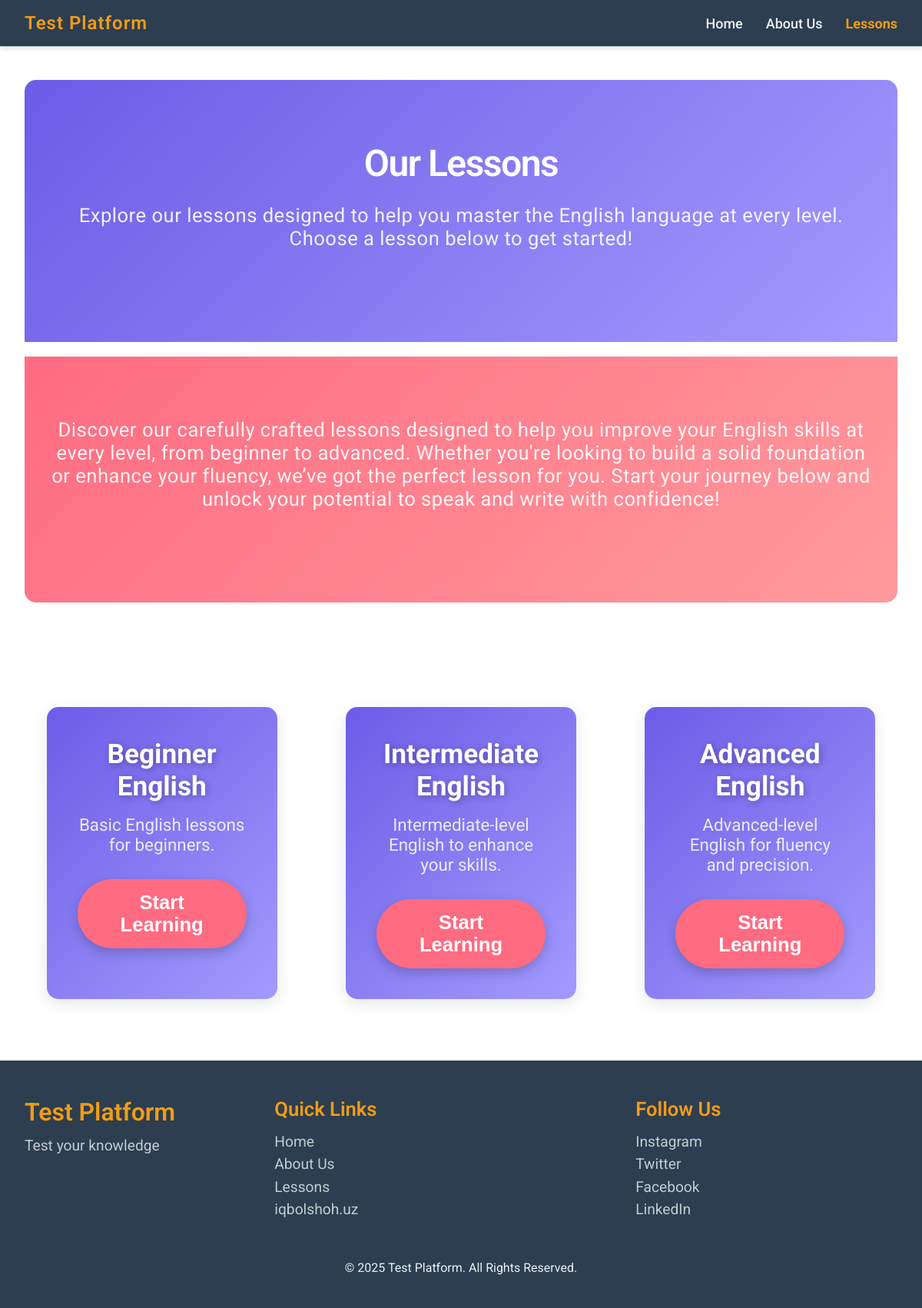
The app's page /lessons.php, older data.
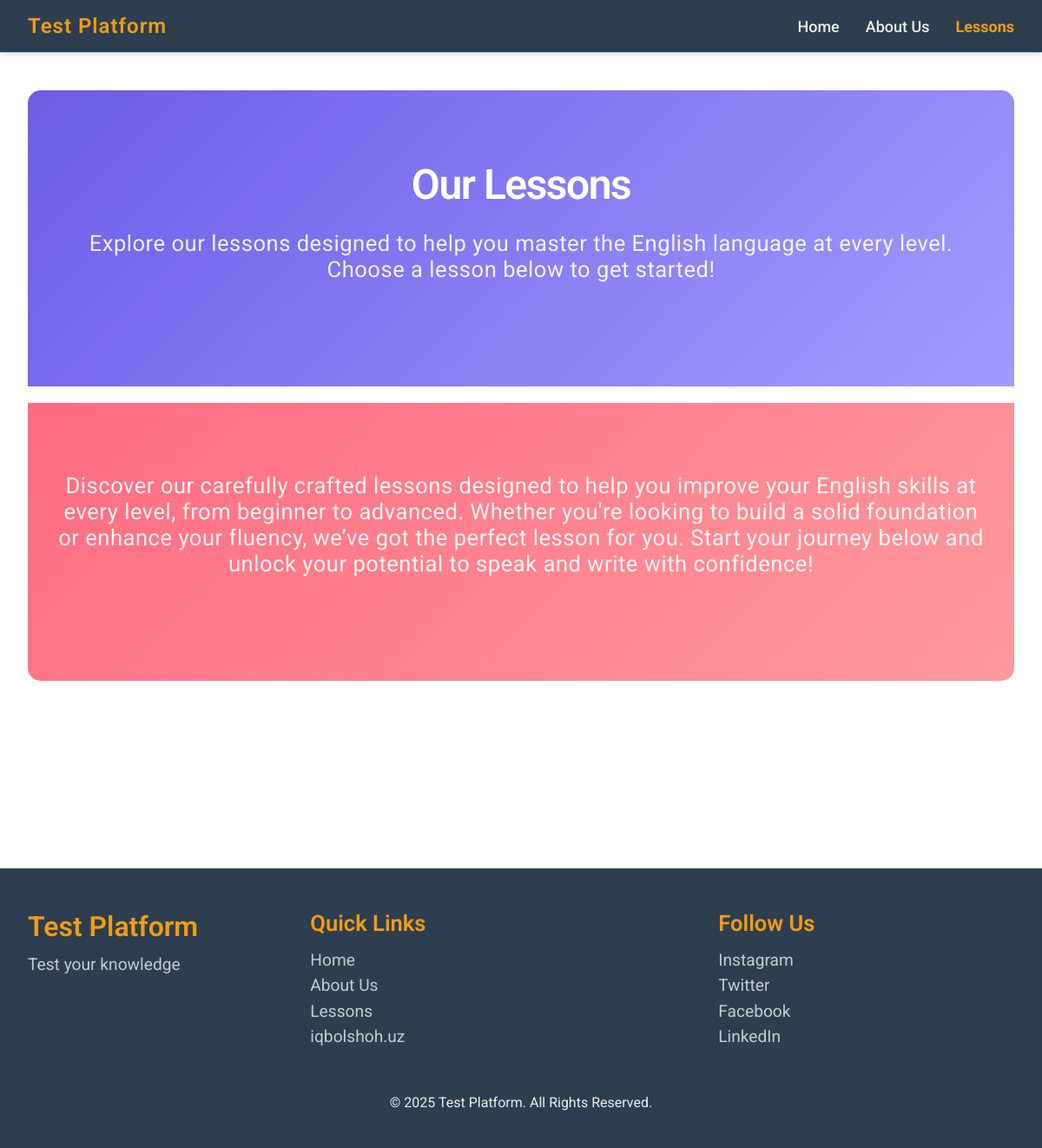
The same page, newer data.
### tables this page shows
CREATE TABLE IF NOT EXISTS lessons (
    id INT PRIMARY KEY AUTO_INCREMENT,
    title VARCHAR(100) NOT NULL,
    description VARCHAR(255) NOT NULL
);

### config.php (called while the page is built, shortened)
<?php
class Database
{
    private $conn;
    public function __construct()
    {
        $this->conn = new mysqli(DB_SERVER, DB_USERNAME, DB_PASSWORD, DB_NAME);
    }
    public function executeQuery($sql, $params = [], $types = "")
    {
        $result = $this->conn->prepare($sql);
        if (!$result->execute()) {
            return "Execution error: " . $result->error;
        }
        return $result;
    }
    public function select($table, $columns = "*", $condition = "", $params = [], $types = "")
    {
        $sql = "SELECT $columns FROM $table" . ($condition ? " WHERE $condition" : "");
        $result = $this->executeQuery($sql, $params, $types);
        return $result->get_result()->fetch_all(MYSQLI_ASSOC);
    }
}

### lessons.php (the view, shortened to what this page needs)
<?php include 'config.php' ?>
<?php $query = new Database(); ?>
<?php $lessons = $query->select('lessons', '*') ?>
<!DOCTYPE html>
<html lang="en">
<head>
</head>
<body>
    <?php include 'includes/header.php' ?>
    <div class="container">
        <section class="section call-to-action">
            <h2 class="section__title">Our Lessons</h2>
            <p class="section__content">Explore our lessons designed to help you master the English language at every level. Choose a lesson below to get started!</p>
        </section>
        <br>
        <section class="section features">
            <p class="section__content">Discover our carefully crafted lessons designed to help you improve your English skills at every level, from beginner to advanced. Whether you're looking to build a solid foundation or enhance your fluency, we’ve got the perfect lesson for you. Start your journey below and unlock your potential to speak and write with confidence!</p>
        </section>
    </div>
    <section class="section lessons-list">
        <?php
        $delay = 0;
        foreach ($lessons as $lesson): ?>
            <div class="lesson-card" style="animation-delay: <?= $delay ?>s;">
                <h3><?= $lesson['title'] ?></h3>
                <p><?= $lesson['description'] ?></p>
                <a href="lesson_detail.php?lessonid=<?= urlencode($lesson['id']) ?>">
                    <button class="btn">Start Learning</button>
                </a>
            </div>
        <?php
            $delay += 0.3;
        endforeach;
        ?>
    </section>
    <?php include 'includes/footer.php' ?>
</body>
</html>

Row changes from the older to the newer data that the page shows:
removed lessons: title "Beginner English", description "Basic English lessons for beginners."
removed lessons: title "Intermediate English", description "Intermediate-level English to enhance your skills."
removed lessons: title "Advanced English", description "Advanced-level English for fluency and precision."
